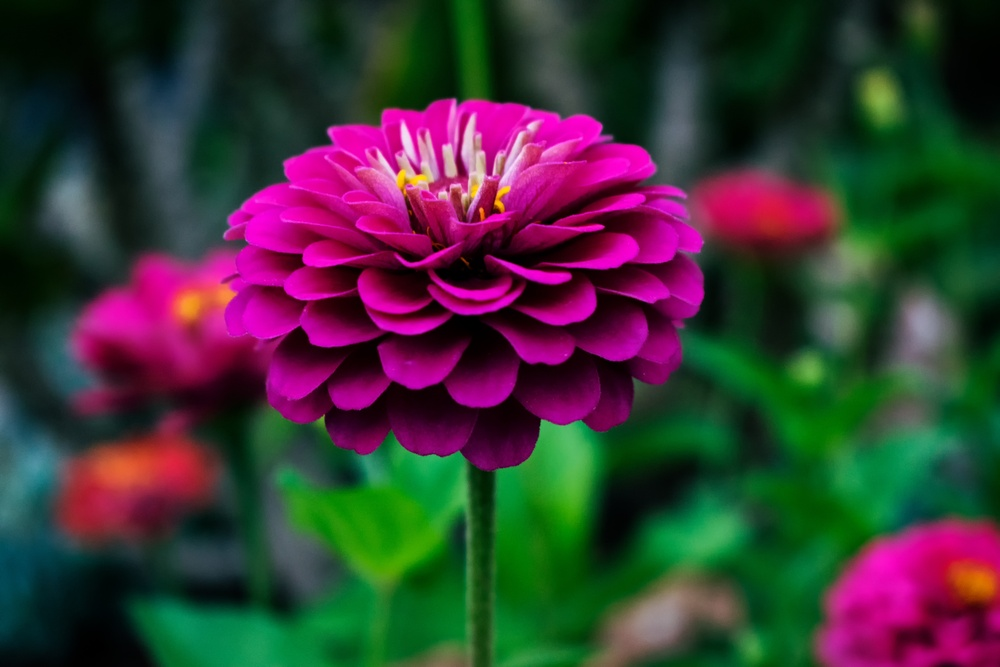
#> input picture pr2/img.jpg, 1000 x 667 px, shrunk from 6000 x 4000 before the run
$ jupyter execute pr2.ipynb
#> lines starting #> are read from the running program, lines starting #| are printed output that depends on the picture; long printed decimals are rounded
[cell 1]
import numpy as np
import cv2
import matplotlib.pyplot as plt

image = cv2.imread('img.jpg')
#> image is the input picture: shape (667, 1000, 3); mean B, G, R 53.9, 53.8, 59.7
image_gray = cv2.cvtColor(image, cv2.COLOR_BGR2GRAY)

plt.imshow(image_gray, cmap="gray")
plt.show()

# 1.1 Зашумить изображение при помощи шума Гаусса

[cell 2]
mean = 0
stddev = 100
noise_gauss = np.zeros(image_gray.shape, np.uint8)
cv2.randn(noise_gauss, mean, stddev)
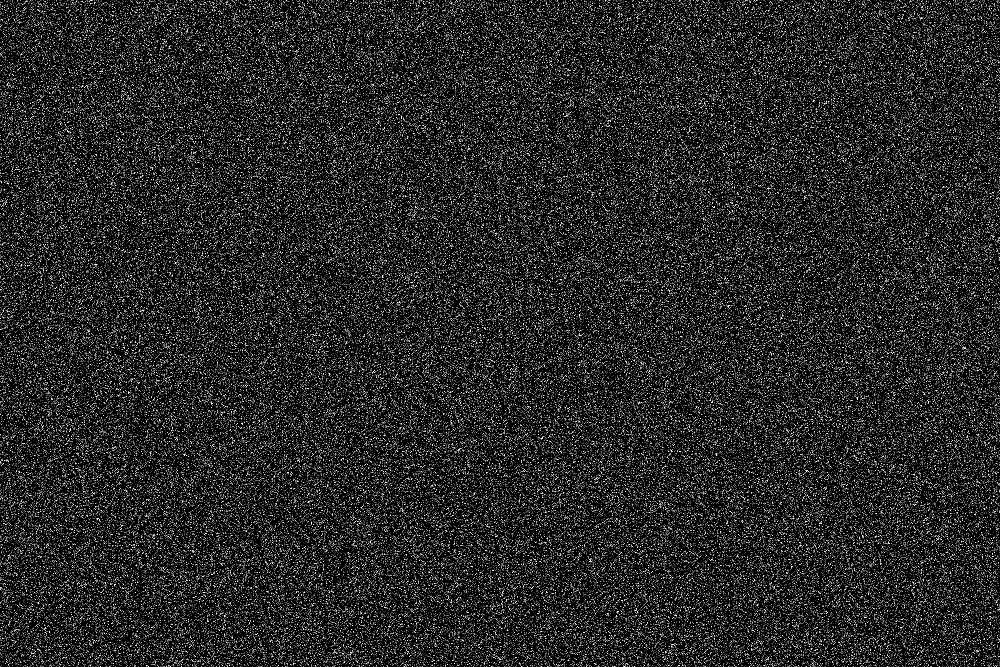
#> noise_gauss: shape (667, 1000); min 0, max 255, mean 39.8

[cell 3]
plt.imshow(noise_gauss, cmap="gray")

[cell 4]
image_noise_gauss = cv2.add(image_gray, noise_gauss)

plt.imshow(image_noise_gauss, cmap="gray")

# 1.2 Зашумить изображение при помощи постоянного шума

[cell 5]
noise = np.random.randint(0, 101, size = (image_gray.shape[0], image_gray.shape[1]), dtype=int)
zeros_pixel = np.where(noise == 0)
ones_pixel = np.where(noise == 100)

bg_image = np.ones(image_gray.shape, np.uint8) * 128

bg_image[zeros_pixel] = 0
bg_image[ones_pixel] = 255

plt.imshow(bg_image, cmap="gray")
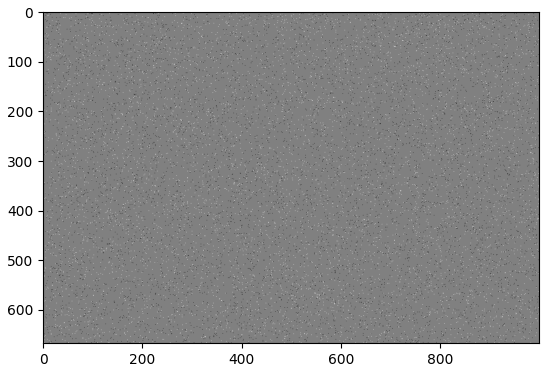
#> figure drawn by matplotlib, 1 panel

[cell 6]
import copy
image_sp = copy.deepcopy(image_gray)
image_sp[zeros_pixel] = 0
image_sp[ones_pixel] = 255
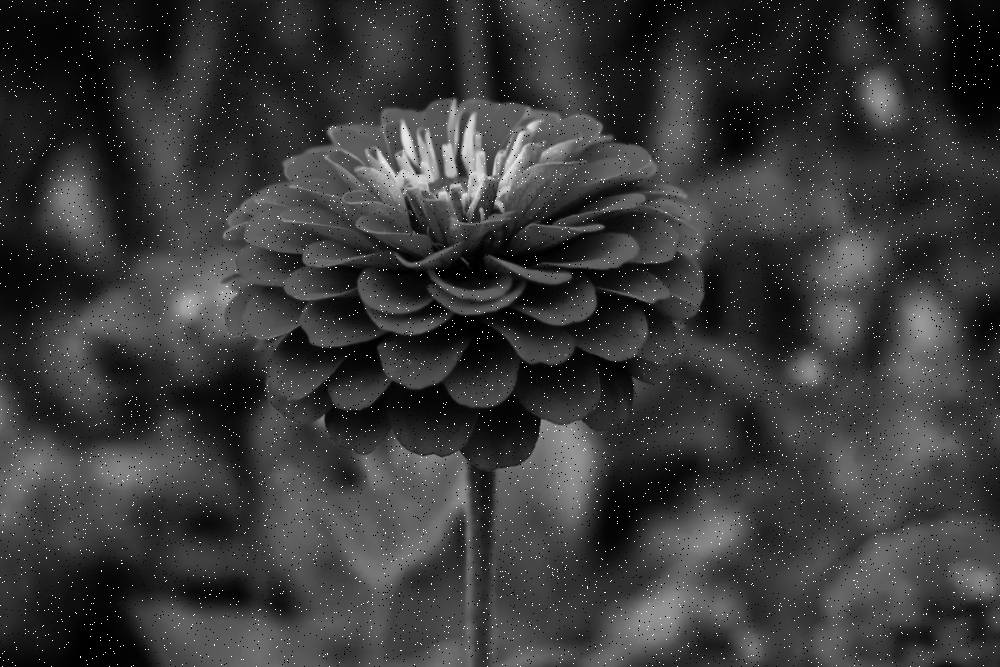
#> image_sp: shape (667, 1000); min 0, max 255, mean 57

plt.imshow(image_sp, cmap="gray")

# 2.1 Оценка исходного зашумления

[cell 7]
from skimage.metrics import structural_similarity, mean_squared_error

mse_gauss = mean_squared_error(image_gray, image_noise_gauss)
#> mse_gauss = 4505.3
(ssim_gauss, diff) = structural_similarity(image_gray, image_noise_gauss, full=True)
#> ssim_gauss = 0.0402
print(mse_gauss, ssim_gauss)
#| 4505.287 0.04022

mse_sp = mean_squared_error(image_gray, image_sp)
#> mse_sp = 462.3
(ssim_sp, diff) = structural_similarity(image_gray, image_sp, full=True)
#> ssim_sp = 0.552
print(mse_sp, ssim_sp)
#| 462.327 0.5524

# 2.2 Медианный фильтр с разными параметрами

[cell 8]
image_gauss_median_3 = cv2.medianBlur(image_noise_gauss, 3)
mse = mean_squared_error(image_gray, image_gauss_median_3)
#> mse = 845.6
(ssim, diff) = structural_similarity(image_gray, image_gauss_median_3, full=True)
#> ssim = 0.202
print(mse, ssim)
#| 845.586 0.2022

image_gauss_median_5 = cv2.medianBlur(image_noise_gauss, 5)
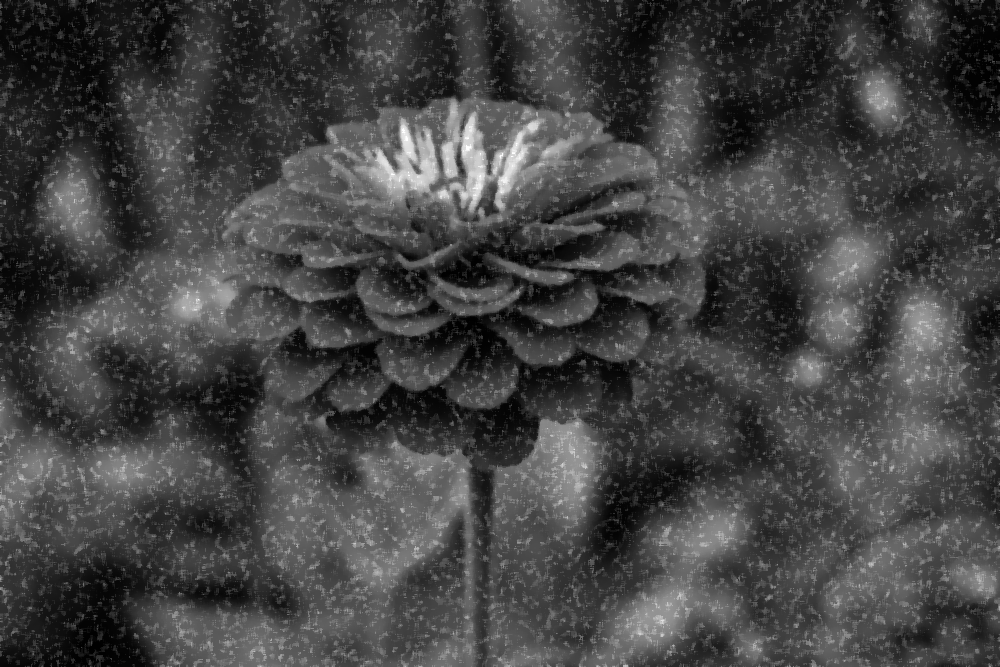
#> image_gauss_median_5: shape (667, 1000); min 0, max 255, mean 67.5
mse = mean_squared_error(image_gray, image_gauss_median_5)
#> mse = 344.4
(ssim, diff) = structural_similarity(image_gray, image_gauss_median_5, full=True)
#> ssim = 0.446
print(mse, ssim)
#| 344.359 0.4461

image_sp_median_3 = cv2.medianBlur(image_sp, 3)
mse = mean_squared_error(image_gray, image_sp_median_3)
#> mse = 1.24
(ssim, diff) = structural_similarity(image_gray, image_sp_median_3, full=True)
#> ssim = 0.994
print( mse, ssim)
#| 1.243 0.9941

image_sp_median_5 = cv2.medianBlur(image_sp, 5)
mse = mean_squared_error(image_gray, image_sp_median_5)
#> mse = 3.86
(ssim, diff) = structural_similarity(image_gray, image_sp_median_5, full=True)
#> ssim = 0.987
print(mse, ssim)
#| 3.857 0.9868

# 2.3 Фильтр Гаусса с разными параметрами

[cell 9]
image_gauss_gauss_3 = cv2.GaussianBlur(image_noise_gauss, (3,3), 0)
mse = mean_squared_error(image_gray, image_gauss_gauss_3)
#> mse = 1927.6
(ssim, diff) = structural_similarity(image_gray, image_gauss_gauss_3, full=True)
#> ssim = 0.184
print(mse, ssim)
#| 1927.648 0.1844

image_gauss_gauss_5 = cv2.GaussianBlur(image_noise_gauss, (5,5), 0)
mse = mean_squared_error(image_gray, image_gauss_gauss_5)
#> mse = 1729.2
(ssim, diff) = structural_similarity(image_gray, image_gauss_gauss_5, full=True)
#> ssim = 0.29
print(mse, ssim)
#| 1729.150 0.2898

image_sp_gauss_3 = cv2.GaussianBlur(image_sp, (3,3), 0)
mse = mean_squared_error(image_gray, image_sp_gauss_3)
#> mse = 69.26
(ssim, diff) = structural_similarity(image_gray, image_sp_gauss_3, full=True)
#> ssim = 0.712
print(mse, ssim)
#| 69.263 0.7119

image_sp_gauss_5 = cv2.GaussianBlur(image_sp, (5,5), 0)
mse = mean_squared_error(image_gray, image_sp_gauss_5)
#> mse = 40.86
(ssim, diff) = structural_similarity(image_gray, image_sp_gauss_5, full=True)
#> ssim = 0.789
print(mse, ssim)
#| 40.855 0.7888

# 2.4 Билатериальный фильтр с разными параметрами

[cell 10]
image_gauss_bilat_1 = cv2.bilateralFilter(image_noise_gauss, 9, 75, 75)
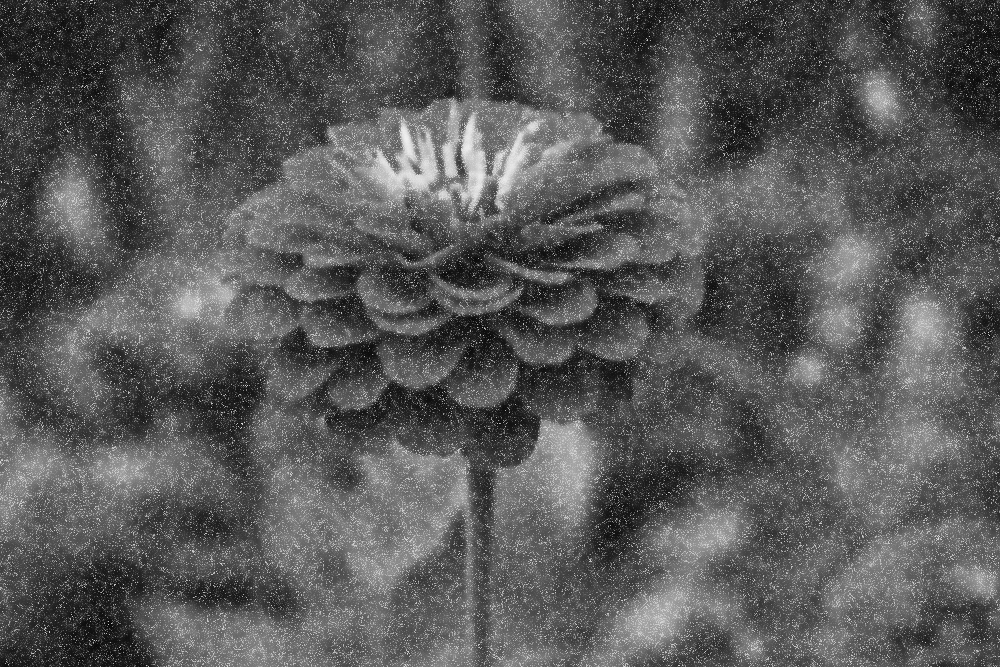
#> image_gauss_bilat_1: shape (667, 1000); min 8, max 240, mean 88.6
mse = mean_squared_error(image_gray, image_gauss_bilat_1)
#> mse = 1797.2
(ssim, diff) = structural_similarity(image_gray, image_gauss_bilat_1, full=True)
#> ssim = 0.14
print(mse, ssim)
#| 1797.193 0.1399

image_gauss_bilat_2 = cv2.bilateralFilter(image_noise_gauss, 5, 50, 50)
mse = mean_squared_error(image_gray, image_gauss_bilat_2)
#> mse = 3051.9
(ssim, diff) = structural_similarity(image_gray, image_gauss_bilat_2, full=True)
#> ssim = 0.0655
print(mse, ssim)
#| 3051.922 0.06547

image_sp_bilat_1 = cv2.bilateralFilter(image_sp, 9, 75, 75)
mse = mean_squared_error(image_gray, image_sp_bilat_1)
#> mse = 177.6
(ssim, diff) = structural_similarity(image_gray, image_sp_bilat_1, full=True)
#> ssim = 0.721
print(mse, ssim)
#| 177.565 0.7211

image_sp_bilat_2 = cv2.bilateralFilter(image_sp, 5, 50, 50)
mse = mean_squared_error(image_gray, image_sp_bilat_2)
#> mse = 417.9
(ssim, diff) = structural_similarity(image_gray, image_sp_bilat_2, full=True)
#> ssim = 0.625
print(mse, ssim)
#| 417.910 0.6248

# 2.5 Фильтр нелокальных средних с разными параметрами

[cell 11]
image_gauss_nlm_10 = cv2.fastNlMeansDenoising(image_noise_gauss, h=10)
mse = mean_squared_error(image_gray, image_gauss_nlm_10)
#> mse = 4505.3
(ssim, diff) = structural_similarity(image_gray, image_gauss_nlm_10, full=True)
#> ssim = 0.0402
print(mse, ssim)
#| 4505.284 0.04022

image_gauss_nlm_20 = cv2.fastNlMeansDenoising(image_noise_gauss, h=20)
mse = mean_squared_error(image_gray, image_gauss_nlm_20)
#> mse = 4496.4
(ssim, diff) = structural_similarity(image_gray, image_gauss_nlm_20, full=True)
#> ssim = 0.041
print(mse, ssim)
#| 4496.436 0.04099

image_sp_nlm_10 = cv2.fastNlMeansDenoising(image_sp, h=10)
mse = mean_squared_error(image_gray, image_sp_nlm_10)
#> mse = 435.3
(ssim, diff) = structural_similarity(image_gray, image_sp_nlm_10, full=True)
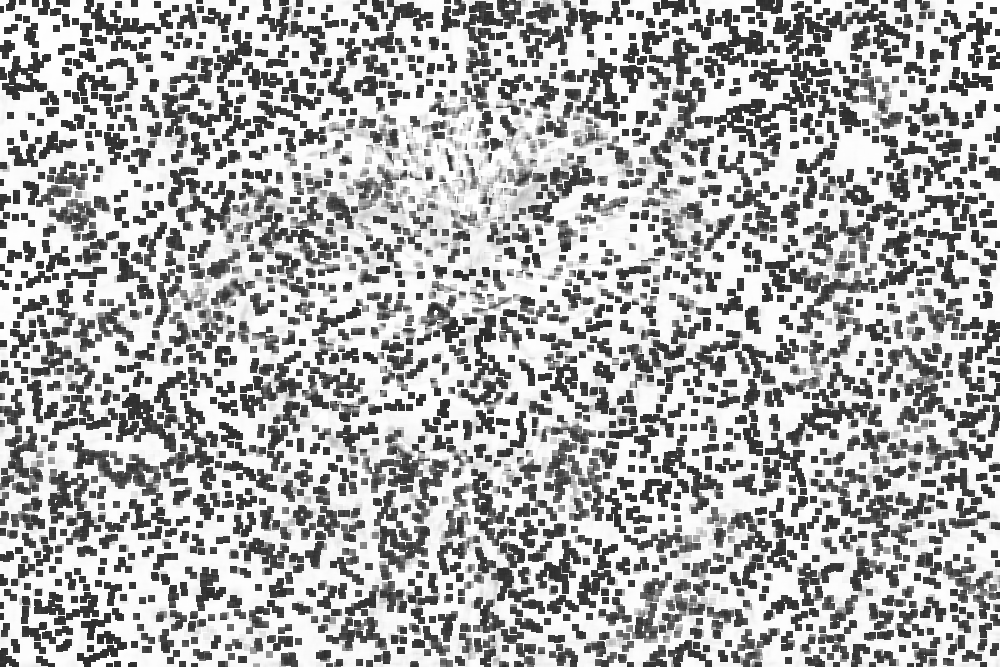
#> diff: shape (667, 1000) float64; min -0.212, max 1, mean 0.613; drawn with min black and max white
#> ssim = 0.612
print(mse, ssim)
#| 435.285 0.6119

image_sp_nlm_20 = cv2.fastNlMeansDenoising(image_sp, h=20)
mse = mean_squared_error(image_gray, image_sp_nlm_20)
#> mse = 78.27
(ssim, diff) = structural_similarity(image_gray, image_sp_nlm_20, full=True)
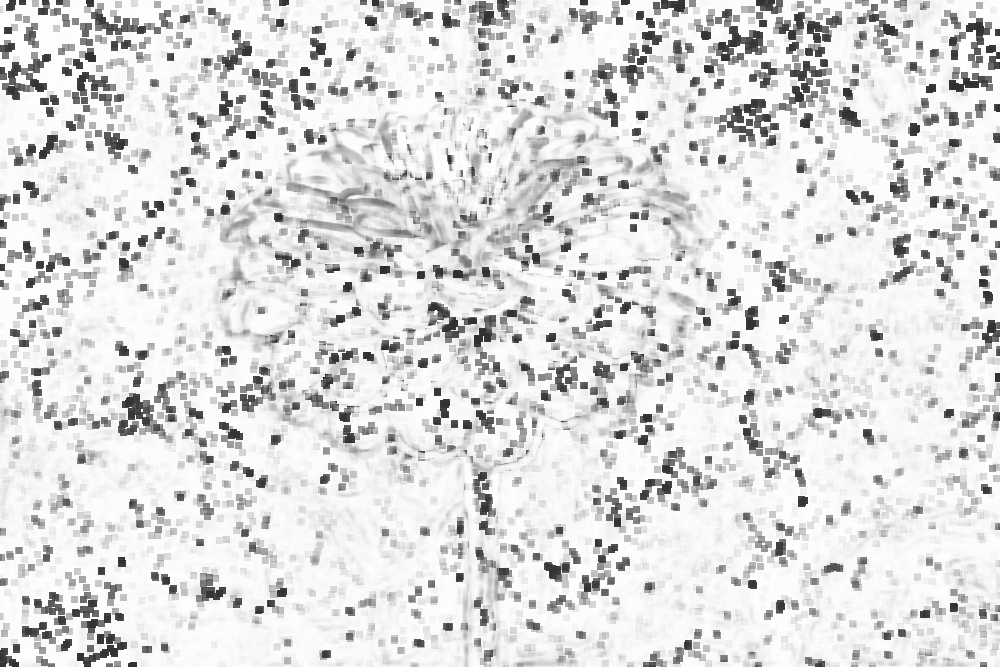
#> diff: shape (667, 1000) float64; min -0.228, max 1, mean 0.836; drawn with min black and max white
#> ssim = 0.836
print(mse, ssim)
#| 78.274 0.8362
